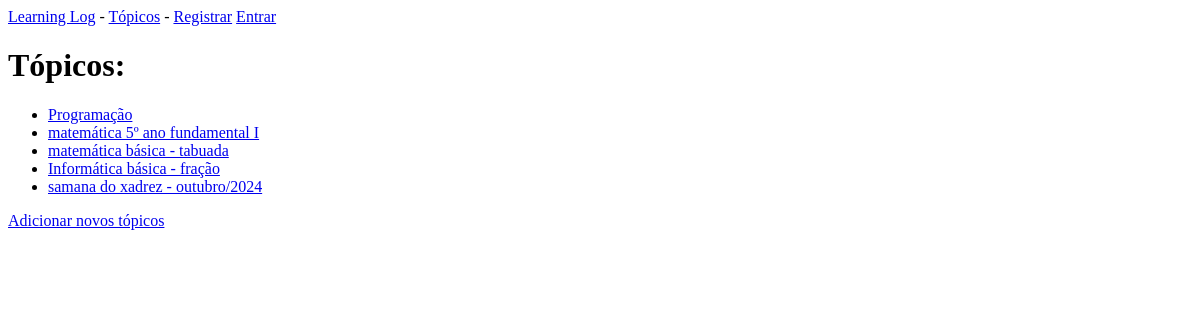
Page /topics on the earlier database version.
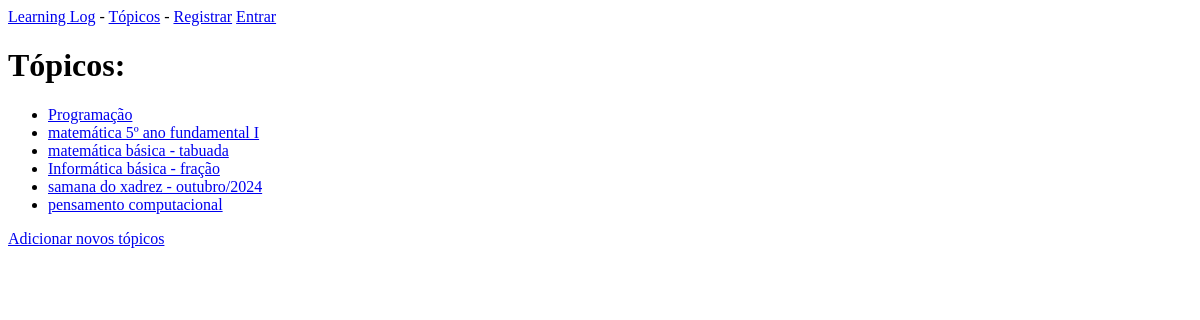
Same page on the later database version.
### learning_logs/models.py (models this page shows)
class Topic(models.Model):
    text = models.CharField(max_length=200)
    date_added = models.DateTimeField(auto_now_add=True)
    def __str__(self):
        return self.text

### learning_logs/views.py (the view)
# urls.py: path('topics', views.topics, name='topics'),
def topics(request):
    topics = Topic.objects.order_by('date_added')
    context = {'topics': topics}
    return render(request, 'learning_logs/topics.html', context)

### learning_logs/templates/learning_logs/topics.html
{% extends "learning_logs/base.html" %}
{% block content %}
    <h1>Tópicos:</h1>
    <ul>
        {% for topic in topics %}
            <li>
                <a href="{% url 'topic' topic.id %}">{{ topic }}</a>
            </li>
        {% empty %}
            <li>Não há tópicos adicionados.</li>
        {% endfor %}
    </ul>
    <a href="{% url 'new_topic' %}">Adicionar novos tópicos</a>
{% endblock content %}

Differences in the rows shown:
added Topic: text "pensamento computacional"
